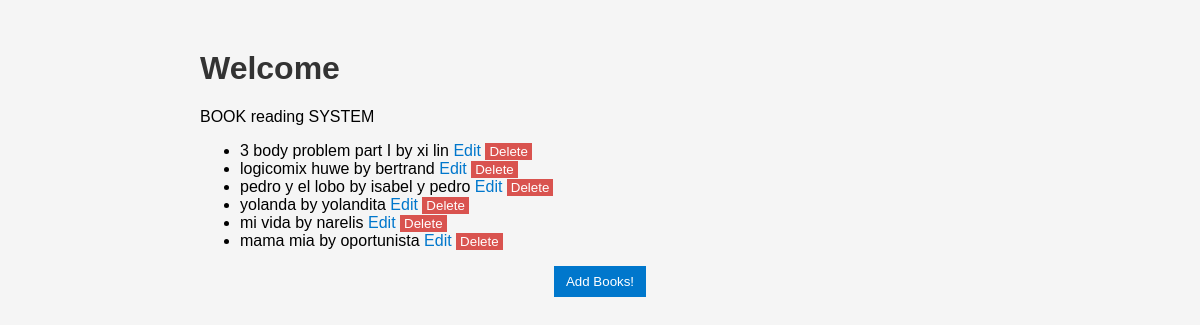
The page / on the database its author committed.
### tables this page shows
CREATE TABLE books (
                   id INTEGER PRIMARY KEY AUTOINCREMENT,
                   title TEXT NOT NULL,
                   author TEXT NOT NULL
        );

### p1.py (the view)
@app.route('/')
def home():
    books= get_all_books()
    return render_template("index.html", books=books)

### database.py (called while the page is built)
def get_all_books():
    conn = get_connection()
    cursor = conn.cursor()
    cursor.execute("SELECT id, title, author FROM books")
    books = cursor.fetchall()
    conn.close()
    return books

def get_connection():
    conn = sqlite3.connect("books.db")
    return conn

### templates/index.html (shortened to what this page needs)
<head>
    <link rel="stylesheet"
    href="{{ url_for('static', filename='style.css') }}">
</head>
<h1>Welcome</h1>
<p>BOOK reading SYSTEM</p>
<ul>
    {% for boo in books %}
        <li> {{ boo[1] }} by {{boo[2]}}
            <a href="{{ url_for('edit_book', id=boo[0]) }}">
                Edit
            </a>
            <form action="{{ url_for('delete_book', id=boo[0]) }}" method="post"
             style="display:inline;">
                <button
                    class="delete-btn"
                    type="submit"
                    onclick = "return confirm('Delete the book {{boo[1]}} by {{boo[2]}} ?')">
                    Delete
                </button>
            </form>
        </li>
    {% endfor %}
</ul>
   <button class="add-btn"
   onclick="window.location.href='{{ url_for('books') }}'">
        Add Books!
    </button>

### static/style.css (style rules this page uses)
h1 { color: #333; }
a { color: #0077cc; text-decoration: none; }
form { margin: 20px 0; }
.add-btn { display: block; margin: 0 auto; }
button { padding: 8px 12px; background-color: #0077cc; color: white; border: none; cursor: pointer; }
.delete-btn { background-color: #d9534f; color: white; border: none; padding: 1px 4px; cursor: pointer; }

### rows shown on the page
books: title "3 body problem part I", author "xi lin"
books: title "logicomix huwe", author "bertrand"
books: title "pedro y el lobo", author "isabel y pedro"
books: title "yolanda", author "yolandita"
books: title "mi vida", author "narelis"
books: title "mama mia", author "oportunista"
